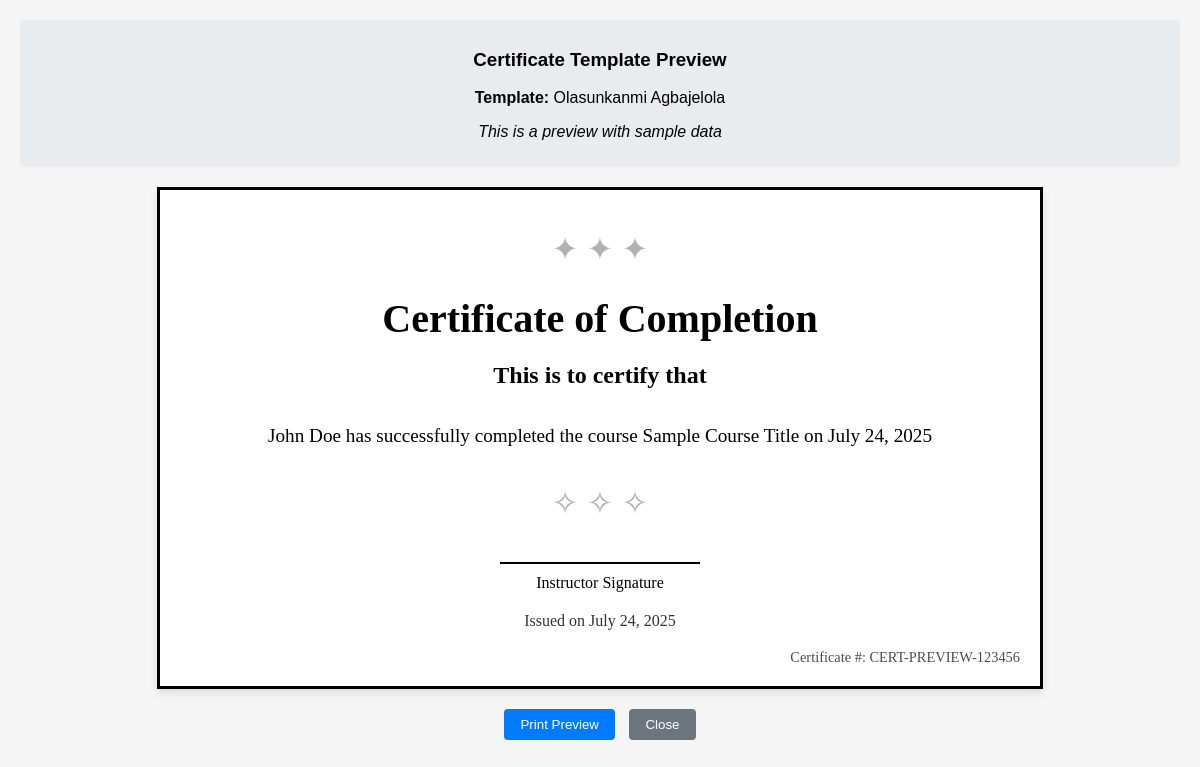
The app's page /admin/certificate-templates/1/preview (signed in) with its own data.
### models.py (models this page shows)
class CertificateTemplate(db.Model):
    id = db.Column(db.Integer, primary_key=True)
    name = db.Column(db.String(200), nullable=False)
    title = db.Column(db.String(300), default='Certificate of Completion')
    subtitle = db.Column(db.String(300), default='This is to certify that')
    content_template = db.Column(db.Text, default='{{student_name}} has successfully completed the course {{course_title}} on {{completion_date}}')
    signature_line = db.Column(db.String(200), default='Instructor Signature')
    background_color = db.Column(db.String(7), default='#ffffff')  # Hex color
    text_color = db.Column(db.String(7), default='#000000')  # Hex color
    border_style = db.Column(db.String(50), default='solid')  # solid, dashed, dotted
    border_color = db.Column(db.String(7), default='#000000')
    header_color = db.Column(db.String(7), default='#2E86AB')  # Header background
    accent_color = db.Column(db.String(7), default='#A23B72')  # Accent elements
    gradient_start = db.Column(db.String(7), default='#667eea')  # Gradient start
    gradient_end = db.Column(db.String(7), default='#764ba2')  # Gradient end
    use_gradient = db.Column(db.Boolean, default=False)
    company_logo_url = db.Column(db.String(500))  # URL to company logo
    logo_width = db.Column(db.Integer, default=100)  # Logo width in pixels
    logo_height = db.Column(db.Integer, default=100)  # Logo height in pixels
    font_family = db.Column(db.String(100), default='serif')
    decorative_elements = db.Column(db.Boolean, default=True)
    seal_design = db.Column(db.String(50), default='classic')  # classic, modern, minimal
    is_default = db.Column(db.Boolean, default=False)
    is_active = db.Column(db.Boolean, default=True)
    created_at = db.Column(db.DateTime, default=datetime.utcnow)
    certificates = db.relationship('Certificate', backref='template', lazy='dynamic')

### routes.py (the view)
@app.route('/admin/certificate-templates/<int:template_id>/preview')
@login_required
@admin_required
def preview_certificate_template(template_id):
    template = CertificateTemplate.query.get_or_404(template_id)
    preview_data = {
        'template': template,
        'certificate_number': 'CERT-PREVIEW-123456',
        'student_name': 'John Doe',
        'course_title': 'Sample Course Title',
        'completion_date': datetime.utcnow(),
        'instructor_name': 'Jane Smith',
        'issued_at': datetime.utcnow()
    }
    return render_template('certificates/preview_template.html', **preview_data)

### app.py (called while the page is built)
@login_manager.user_loader
def load_user(user_id):
    from models import User
    return User.query.get(int(user_id))

### models.py (called while the page is built)
    def is_account_active(self) -> bool:
        return bool(self.active and not self.banned)

    @property
    def is_active(self):
        return self.is_account_active()

### routes.py (called while the page is built)
@app.context_processor
def inject_settings():
    settings = SystemSettings.query.first()
    return dict(settings=settings)

### utils.py (called while the page is built)
def admin_required(f):
    @wraps(f)
    def decorated_function(*args, **kwargs):
        if not current_user.is_authenticated or current_user.role != 'admin':
            flash('Admin access required', 'danger')
            return redirect(url_for('dashboard'))
        return f(*args, **kwargs)
    return decorated_function

### templates/certificates/preview_template.html (shortened to what this page needs)
<!DOCTYPE html>
<html lang="en">
<head>
</head>
<body>
    <div class="preview-header">
        <h3>Certificate Template Preview</h3>
        <p><strong>Template:</strong> {{ template.name }}</p>
        <p><em>This is a preview with sample data</em></p>
    </div>
    <div class="certificate">
        <div class="ornament">✦ ✦ ✦</div>
        <h1>{{ template.title }}</h1>
        <h2>{{ template.subtitle }}</h2>
        <div class="content">
            {% set content_with_vars = template.content_template
                | replace('{{student_name}}', student_name)
                | replace('{{course_title}}', course_title)
                | replace('{{completion_date}}', completion_date.strftime('%B %d, %Y'))
                | replace('{{instructor_name}}', instructor_name) %}
            {{ content_with_vars }}
        </div>
        <div class="ornament">✧ ✧ ✧</div>
        <div class="signature-line">
            {{ template.signature_line }}
        </div>
        <p style="margin-top: 20px; opacity: 0.8;">
            Issued on {{ issued_at.strftime('%B %d, %Y') }}
        </p>
        <div class="certificate-number">
            Certificate #: {{ certificate_number }}
        </div>
    </div>
    <div class="preview-actions">
        <button onclick="window.print()" class="btn">Print Preview</button>
        <button onclick="window.close()" class="btn btn-secondary">Close</button>
    </div>
</body>
</html>

### records on screen
CertificateTemplate: name "Olasunkanmi Agbajelola", title "Certificate of Completion", subtitle "This is to certify that", signature_line "Instructor Signature"

### other values on screen
{{ content_with_vars }} "John Doe has successfully completed the course Sample Course Title on July 24, 2025"
{{ certificate_number }} "CERT-PREVIEW-123456"
